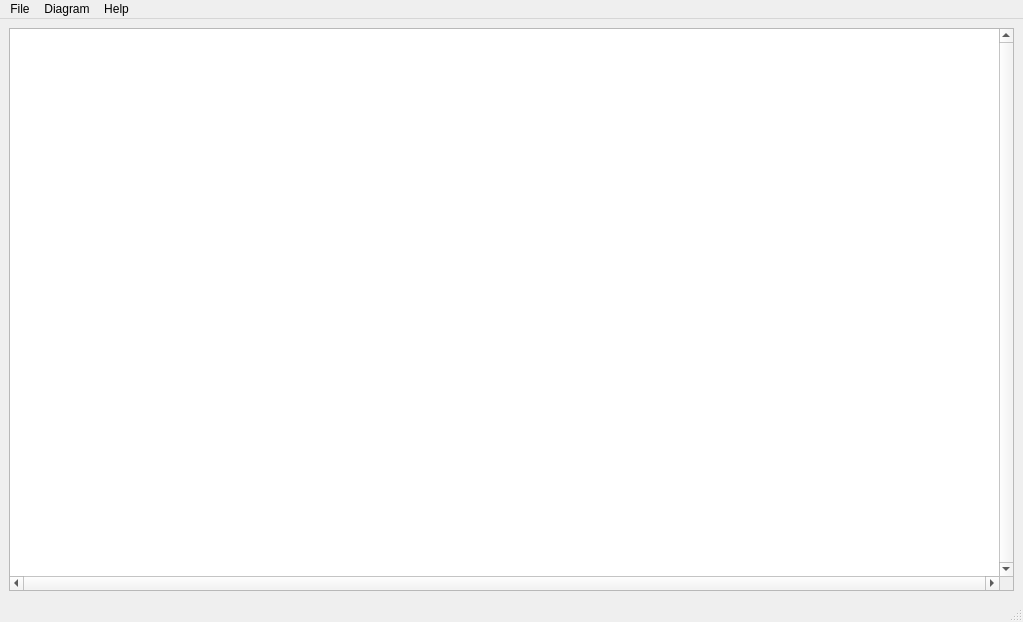
<?xml version="1.0" encoding="UTF-8"?>
<ui version="4.0">
 <class>MainWindow</class>
 <widget class="QMainWindow" name="MainWindow">
  <property name="geometry">
   <rect>
    <x>0</x>
    <y>0</y>
    <width>1023</width>
    <height>622</height>
   </rect>
  </property>
  <property name="windowTitle">
   <string>LogicSimulator</string>
  </property>
  <widget class="QWidget" name="centralwidget">
   <layout class="QHBoxLayout" name="horizontalLayout">
    <item>
     <layout class="QHBoxLayout" name="contenedor">
      <item>
       <widget class="QGraphicsView" name="graphicsView">
        <property name="minimumSize">
         <size>
          <width>403</width>
          <height>0</height>
         </size>
        </property>
        <property name="maximumSize">
         <size>
          <width>1300</width>
          <height>16777215</height>
         </size>
        </property>
        <property name="verticalScrollBarPolicy">
         <enum>Qt::ScrollBarAlwaysOn</enum>
        </property>
        <property name="horizontalScrollBarPolicy">
         <enum>Qt::ScrollBarAlwaysOn</enum>
        </property>
        <property name="sizeAdjustPolicy">
         <enum>QAbstractScrollArea::AdjustToContentsOnFirstShow</enum>
        </property>
        <property name="alignment">
         <set>Qt::AlignLeading|Qt::AlignLeft|Qt::AlignTop</set>
        </property>
       </widget>
      </item>
     </layout>
    </item>
   </layout>
  </widget>
  <widget class="QMenuBar" name="menubar">
   <property name="geometry">
    <rect>
     <x>0</x>
     <y>0</y>
     <width>1023</width>
     <height>21</height>
    </rect>
   </property>
   <widget class="QMenu" name="menuFile">
    <property name="title">
     <string>File</string>
    </property>
    <addaction name="actionNew"/>
    <addaction name="actionOpen"/>
    <addaction name="actionSave"/>
    <addaction name="actionExport_to_vhdl"/>
   </widget>
   <widget class="QMenu" name="menuFunctions">
    <property name="title">
     <string>Diagram</string>
    </property>
    <addaction name="actionGenerate_function"/>
    <addaction name="actionGenerate_simulate"/>
   </widget>
   <widget class="QMenu" name="menuAbout">
    <property name="title">
     <string>Help</string>
    </property>
    <addaction name="actionHelp"/>
   </widget>
   <addaction name="menuFile"/>
   <addaction name="menuFunctions"/>
   <addaction name="menuAbout"/>
  </widget>
  <widget class="QStatusBar" name="statusbar"/>
  <action name="actionNew">
   <property name="text">
    <string>New</string>
   </property>
  </action>
  <action name="actionOpen">
   <property name="text">
    <string>Open project</string>
   </property>
  </action>
  <action name="actionSave">
   <property name="text">
    <string>Save as...</string>
   </property>
  </action>
  <action name="actionGenerate_function">
   <property name="text">
    <string>Generate function</string>
   </property>
  </action>
  <action name="actionGenerate_simulate">
   <property name="text">
    <string>Simulate</string>
   </property>
  </action>
  <action name="actionHelp">
   <property name="text">
    <string>About...</string>
   </property>
  </action>
  <action name="actionExport_to_vhdl">
   <property name="text">
    <string>Export to vhdl</string>
   </property>
  </action>
 </widget>
 <resources/>
 <connections/>
</ui>
